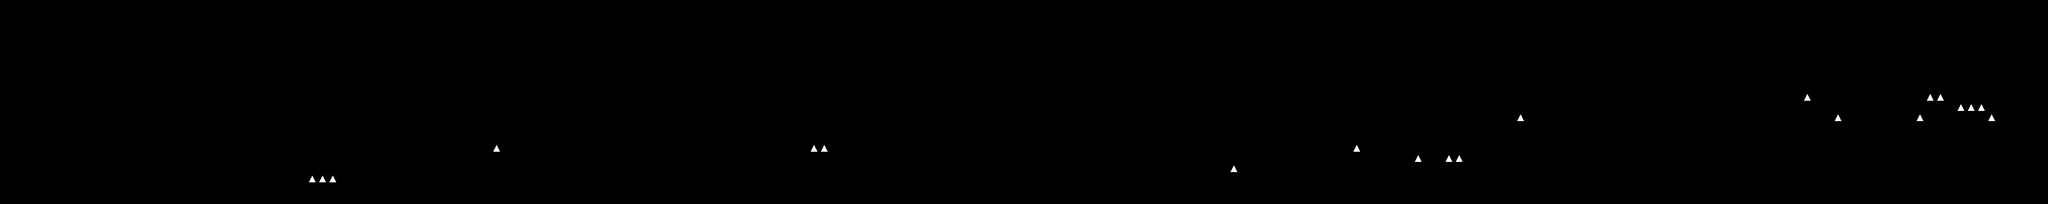

This is a level from a 2D game, rendered from its Tiled map with the project's own tilesets. A one-line summary and the map file follow, with tile-layer data summarised:
An orthogonal 200x20 tile map with 16x16 px tiles, 2 tile layers (tileLayer, hazardLayer) and 127 objects (48x color, 42x coin, 11x staticshooter, 4x flyer, 3x jumper, ...).

<map version="1.0" orientation="orthogonal" renderorder="right-down" width="200" height="20" tilewidth="16" tileheight="16" nextobjectid="228">
    <tileset firstgid="1" name="worlds" tilewidth="16" tileheight="16" spacing="4" margin="2" tilecount="9" columns="9">
        <image source="tiles.png" width="180" height="20" />
    </tileset>
    <layer name="tileLayer" width="200" height="20">
        <data>[4000 cells, 535 non-empty, 8 distinct tile ids]</data>
    </layer>
    <objectgroup name="gameObjects">
        <object id="1" name="player" x="32" y="256" width="16" height="32" />
        <object id="2" name="walker" x="288" y="256" width="16" height="32" />
        <object id="3" name="staticshooter" x="688" y="128" width="16" height="32" />
        <object id="4" name="walker" x="160" y="256" width="16" height="32" />
        <object id="5" name="staticshooter" x="864" y="160" width="16" height="32" />
        <object id="7" name="jumper" x="1856" y="240" width="16" height="32" />
        <object id="10" name="jumper" x="2416" y="128" width="16" height="32" />
        <object id="11" name="staticshooter" x="2848" y="128" width="16" height="32" />
        <object id="13" name="flyer" x="1472" y="176" width="16" height="32" />
        <object id="14" name="flyer" x="1696" y="192" width="16" height="32" />
        <object id="15" name="staticshooter" x="2064" y="208" width="16" height="32" />
        <object id="16" name="staticshooter" x="2304" y="192" width="16" height="32" />
        <object id="17" name="staticshooter" x="2496" y="128" width="16" height="32" />
        <object id="21" name="powerup" x="1664" y="224" width="16" height="16" />
        <object id="24" name="exit" x="3168" y="144" width="32" height="48" />
        <object id="72" name="coin" x="2064" y="208" width="16" height="16" />
        <object id="73" name="coin" x="2048" y="208" width="16" height="16" />
        <object id="96" name="coin" x="1024" y="192" width="16" height="16" />
        <object id="97" name="coin" x="1040" y="208" width="16" height="16" />
        <object id="98" name="coin" x="1024" y="224" width="16" height="16" />
        <object id="99" name="coin" x="1008" y="208" width="16" height="16" />
        <object id="108" name="coin" x="1216" y="64" width="16" height="16" />
        <object id="109" name="coin" x="1232" y="64" width="16" height="16" />
        <object id="110" name="coin" x="1248" y="64" width="16" height="16" />
        <object id="111" name="coin" x="1264" y="64" width="16" height="16" />
        <object id="112" name="staticshooter" x="1280" y="64" width="16" height="32" />
        <object id="137" name="jumper" x="3152" y="160" width="16" height="32" />
        <object id="138" name="staticshooter" x="2976" y="160" width="16" height="32" />
        <object id="143" name="coin" x="2288" y="80" width="16" height="16" />
        <object id="145" name="coin" x="2304" y="80" width="16" height="16" />
        <object id="146" name="coin" x="2528" y="128" width="16" height="16" />
        <object id="147" name="coin" x="2512" y="128" width="16" height="16" />
        <object id="148" name="coin" x="2640" y="128" width="16" height="16" />
        <object id="149" name="coin" x="2656" y="128" width="16" height="16" />
        <object id="150" name="coin" x="2576" y="128" width="16" height="16" />
        <object id="151" name="coin" x="2592" y="128" width="16" height="16" />
        <object id="153" name="coin" x="2704" y="128" width="16" height="16" />
        <object id="154" name="coin" x="2720" y="128" width="16" height="16" />
        <object id="159" name="coin" x="2896" y="160" width="16" height="16" />
        <object id="160" name="coin" x="2928" y="144" width="16" height="16" />
        <object id="161" name="coin" x="2912" y="144" width="16" height="16" />
        <object id="162" name="coin" x="2944" y="144" width="16" height="16" />
        <object id="163" name="coin" x="2960" y="160" width="16" height="16" />
        <object id="113" name="coin" x="1424" y="48" width="16" height="16" />
        <object id="114" name="coin" x="1440" y="48" width="16" height="16" />
        <object id="115" name="coin" x="1408" y="48" width="16" height="16" />
        <object id="116" name="coin" x="1504" y="192" width="16" height="16" />
        <object id="117" name="coin" x="1440" y="128" width="16" height="16" />
        <object id="118" name="coin" x="1472" y="160" width="16" height="16" />
        <object id="119" name="coin" x="1456" y="48" width="16" height="16" />
        <object id="120" name="coin" x="1472" y="48" width="16" height="16" />
        <object id="121" name="coin" x="1488" y="48" width="16" height="16" />
        <object id="124" name="coin" x="2000" y="112" width="16" height="16" />
        <object id="125" name="coin" x="2016" y="112" width="16" height="16" />
        <object id="126" name="coin" x="2032" y="112" width="16" height="16" />
        <object id="127" name="coin" x="2048" y="112" width="16" height="16" />
        <object id="128" name="coin" x="2064" y="112" width="16" height="16" />
        <object id="129" name="coin" x="2000" y="208" width="16" height="16" />
        <object id="130" name="coin" x="2016" y="208" width="16" height="16" />
        <object id="131" name="coin" x="2032" y="208" width="16" height="16" />
        <object id="194" name="staticshooter" x="1344" y="176" width="16" height="32" />
        <object id="195" name="staticshooter" x="2048" y="112" width="16" height="32" />
        <object id="196" name="flyer" x="2240" y="176" width="16" height="32" />
        <object id="197" name="flyer" x="912" y="192" width="16" height="32" />
        <object id="199" name="spike" x="1248" y="160" width="16" height="16" />
        <object id="200" name="spike" x="1488" y="112" width="16" height="16" />
        <object id="201" name="spike" x="2304" y="144" width="16" height="16" />
        <object id="221" name="staticshooter" x="2400" y="128" width="16" height="32" />
        <object id="222" name="house2" x="1600" y="128" width="144" height="128" />
        <object id="223" name="house1" x="2176" y="112" width="144" height="128" />
    </objectgroup>
    <layer name="hazardLayer" width="200" height="20">
        <data>[4000 cells, 22 non-empty, 2 distinct tile ids]</data>
    </layer>
    <objectgroup name="colors">
        <object id="2" name="color" x="0" y="288" width="336" height="32" />
        <object id="7" name="color" x="912" y="224" width="64" height="96" />
        <object id="8" name="color" x="800" y="192" width="80" height="144" />
        <object id="13" name="color" x="1184" y="96" width="128" height="64" />
        <object id="14" name="color" x="1376" y="160" width="64" height="32" />
        <object id="15" name="color" x="1408" y="80" width="96" height="32" />
        <object id="16" name="color" x="1440" y="192" width="32" height="32" />
        <object id="17" name="color" x="1472" y="224" width="32" height="32" />
        <object id="18" name="color" x="1504" y="256" width="32" height="32" />
        <object id="19" name="color" x="1728" y="176" width="64" height="48" />
        <object id="20" name="color" x="1568" y="256" width="192" height="32" />
        <object id="21" name="color" x="1984" y="240" width="144" height="80" />
        <object id="22" name="color" x="2176" y="256" width="48" height="64" />
        <object id="34" name="house1" x="1824" y="176" width="160" height="96" />
        <object id="40" name="tree2" x="816" y="160" width="32" height="32" />
        </objectgroup>
    <objectgroup name="background">
        <!-- 3 objects omitted --></objectgroup>
</map>
<!-- 42 of 127 objects omitted -->
